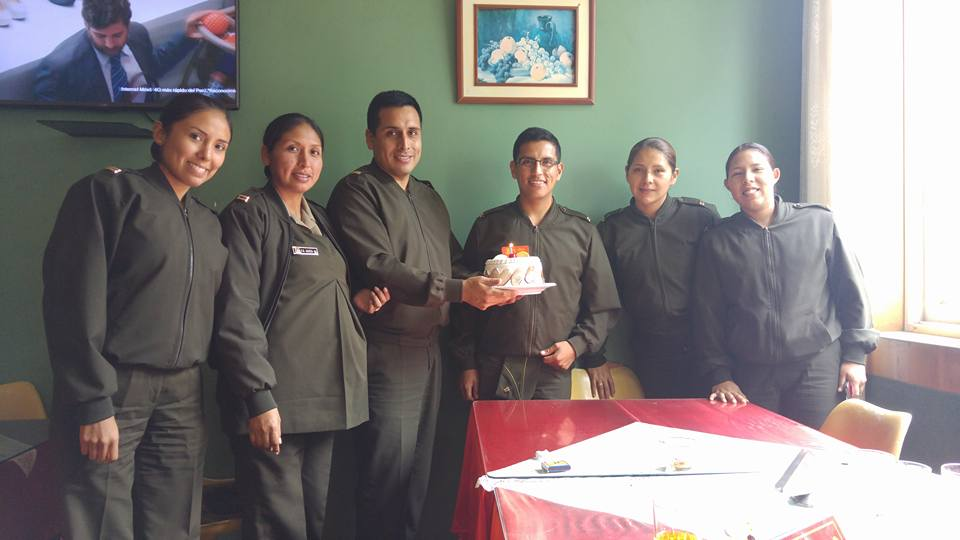
#> input picture my_img_1.jpg, 960 x 540 px; the run also reads 1 picture not shown here
$ python template_matching_3.py
#> lines starting #> are read from the running program, lines starting #| are printed output that depends on the picture
import cv2
import numpy as np
from matplotlib import pyplot as plt


img = cv2.imread('my_img_1.jpg',0)
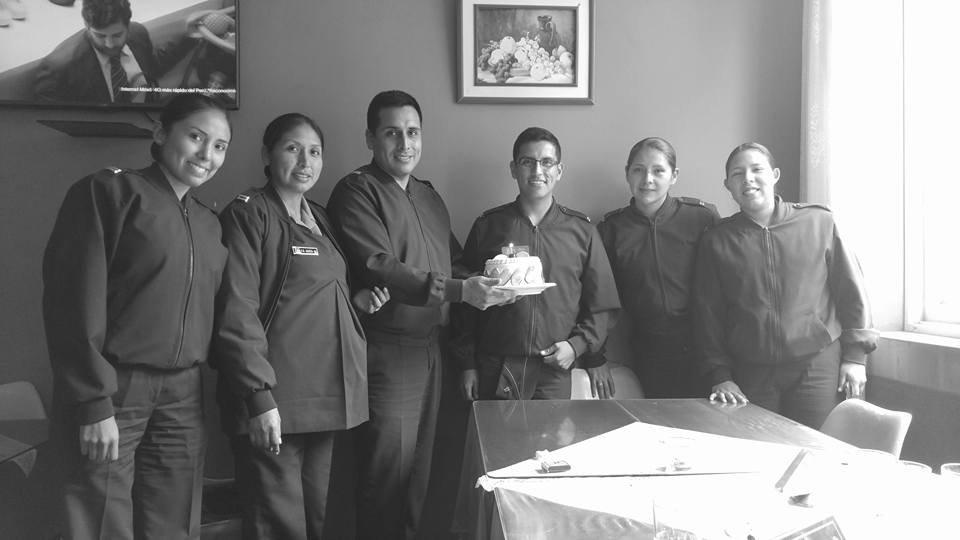
#> img: shape (540, 960); min 10, max 255, mean 127.9
img2 = img.copy()
my_template = cv2.imread('eyes.jpg',0)

w, h = my_template.shape[::-1]
#> w = 40; h = 14

methods = ['cv2.TM_CCOEFF', 'cv2.TM_CCOEFF_NORMED', 'cv2.TM_CCORR_NORMED', 'cv2.TM_SQDIFF', 'cv2.TM_SQDIFF_NORMED']

for meth in methods:
    img = img2.copy()
    method = eval(meth)

    res = cv2.matchTemplate(img,my_template, method)
    min_val, max_val, min_loc, max_loc = cv2.minMaxLoc(res)

    if method in [cv2.TM_SQDIFF, cv2.TM_SQDIFF_NORMED]:
        top_left = min_loc

    else:
        top_left = max_loc
    bottom_right = (top_left[0] + w, top_left[1] + h)
    cv2.rectangle(img, top_left, bottom_right, 255, 2)

    plt.subplot(111), plt.imshow(img,cmap = 'gray')
    plt.title('detected point'), plt.xticks([]), plt.yticks([])
    plt.suptitle(meth)
    plt.show()
#> this loop made 5 passes
#> (min_val, max_val, min_loc, top_left, bottom_right) on passes 1 to 3: (-1578069.2, 1746167.5, (521, 258), (458, 471), (498, 485)), (-0.798, 0.998, (238, 280), (516, 156), (556, 170)), (0.639, 1, (275, 433), (516, 156), (556, 170))
#> (min_val, max_val, max_loc, top_left, bottom_right) on passes 4 to 5: (5488, 10547147, (905, 40), (516, 156), (556, 170)), (0.000533, 1, (196, 55), (516, 156), (556, 170))
#> pass 1, `res = cv2.matchTemplate(img,my_template, method)`:
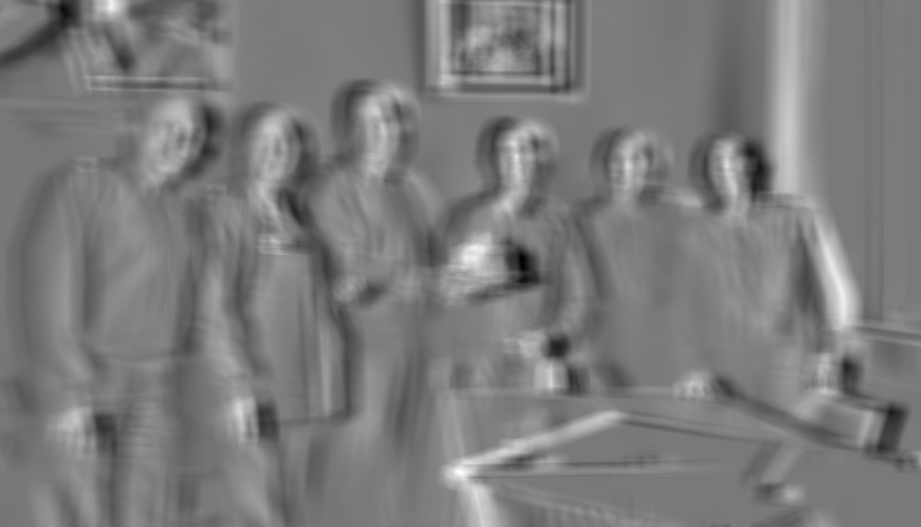
#> res: shape (527, 921) float32; min -1578069.2, max 1746167.5, mean 33264.3; drawn with min black and max white
#> pass 1, `plt.show()`:
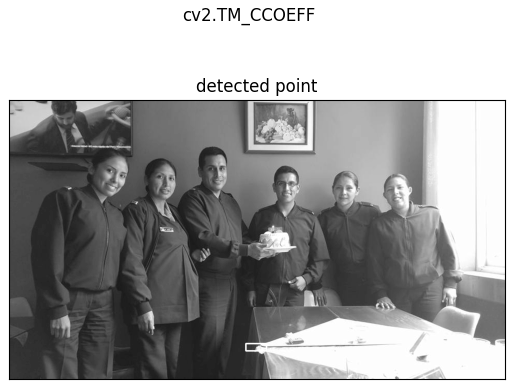
#> figure drawn by matplotlib, 1 panel
#> pass 2, `res = cv2.matchTemplate(img,my_template, method)`:
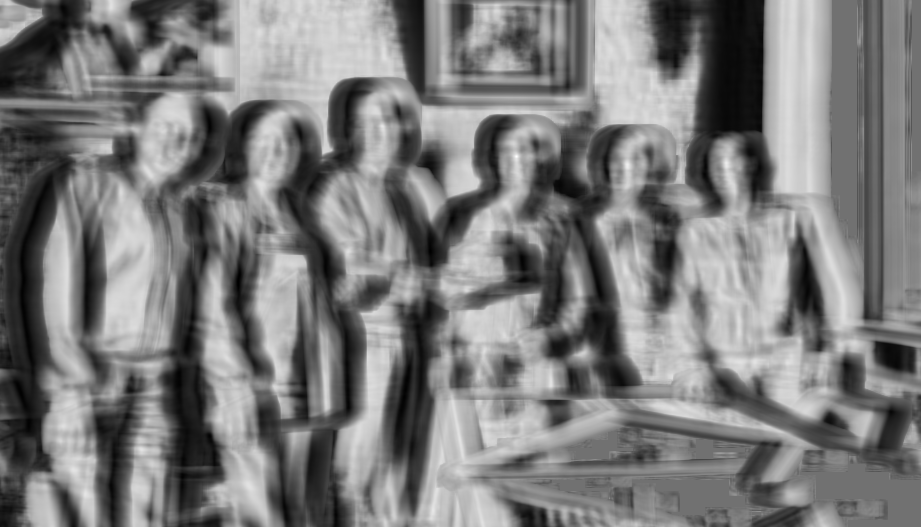
#> res: shape (527, 921) float32; min -0.798, max 0.998, mean 0.073; drawn with min black and max white
#> pass 3, `res = cv2.matchTemplate(img,my_template, method)`:
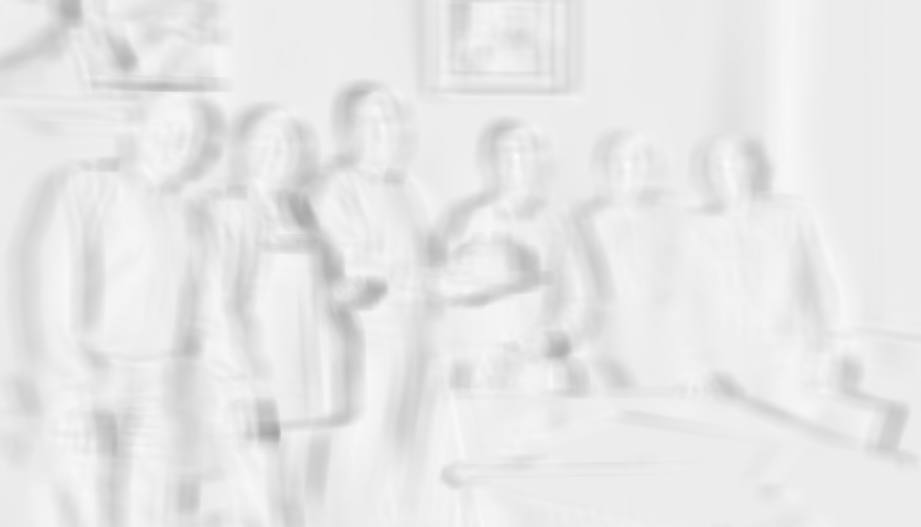
#> res: shape (527, 921) float32; min 0.639, max 1, mean 0.91
#> after the loop:
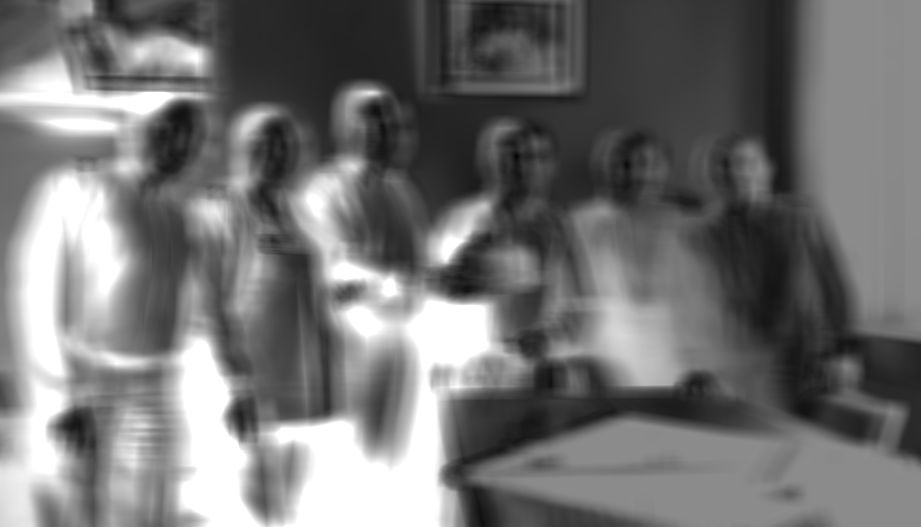
#> res: shape (527, 921) float32; min 0.000533, max 1, mean 0.454
